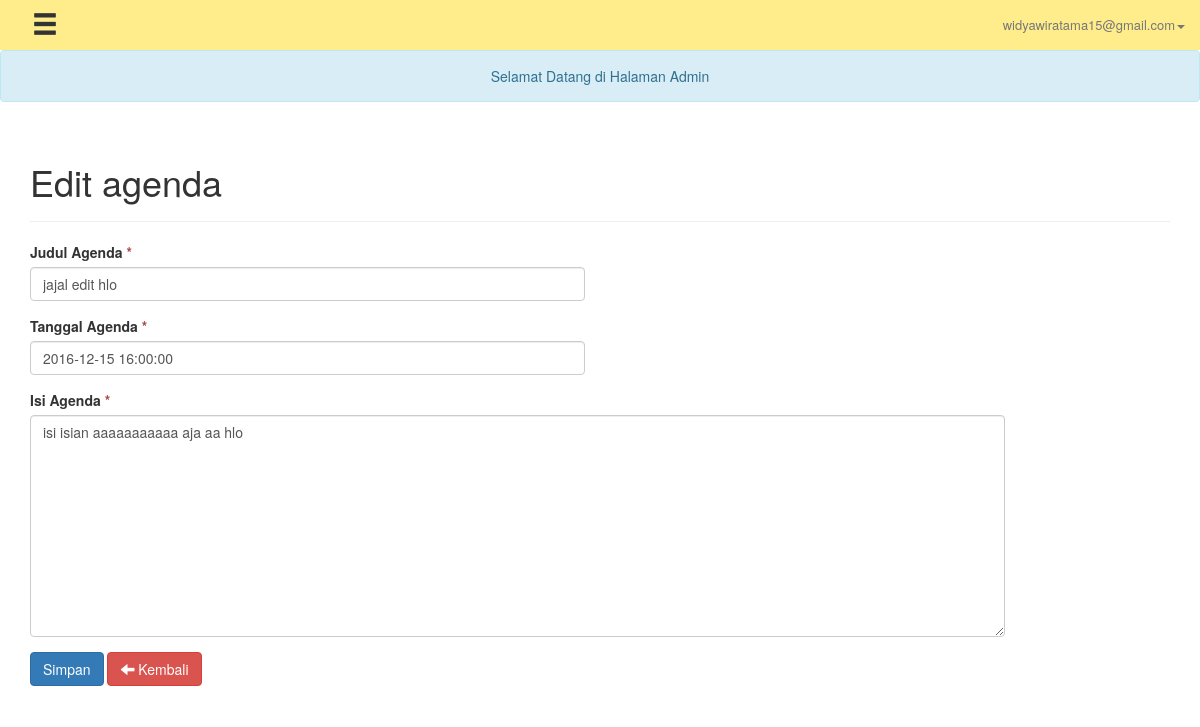
The app's page /admin-agenda-edit.php?id_agenda=11 (signed in) with its own data.
### tables this page shows
CREATE TABLE `akun` (
  `id` int(11) NOT NULL,
  `level` enum('Admin','User') NOT NULL DEFAULT 'User',
  `username` varchar(40) NOT NULL,
  `email` varchar(100) NOT NULL,
  `password` varchar(40) NOT NULL
);

CREATE TABLE `tb_agenda` (
  `id_agenda` int(11) NOT NULL,
  `id` int(11) NOT NULL,
  `judul_agenda` varchar(40) NOT NULL,
  `agenda` text NOT NULL,
  `tgl_agenda` datetime NOT NULL,
  `tgl_post_agenda` datetime NOT NULL
);

### admin-agenda-edit.php (the view, shortened to what this page needs)
<?php
	require_once 'header-admin.php';
	$id_agenda = @$_GET['id_agenda'];
	$stmt = $conn->prepare('SELECT * FROM tb_agenda WHERE id_agenda = :id_agenda');
	$stmt->execute([
		':id_agenda'=>$id_agenda
	]);
	$user = $stmt->fetch(PDO::FETCH_LAZY);
?>
<div class="container">
	<div class="page-header">
    <h1>Edit agenda</h1>
	</div>
	<div class="row">
		<div class="col-sm-6">
			<form method="POST">
				<div class="form-group">
				    <label>Judul Agenda <span class="text-danger">*</span></label>
				    <input class="form-control" type="text" name="judul_agenda" value="<?php echo $user->judul_agenda;?>"/ autofocus required>
				</div>
				<div class="form-group">
				    <label>Tanggal Agenda <span class="text-danger">*</span></label>
				    <input type="text" class="form-control" name="tgl_agenda" id="datetimepicker_dark" value="<?php echo $user->tgl_agenda;?>"/ autofocus required>
				</div>
				<div class="form-group">
				    <label>Isi Agenda <span class="text-danger">*</span></label>
				    <textarea class="form-control" name="agenda" autofocus required><?php echo $user->agenda;?></textarea>
				</div>
				<input type="submit" name="posting" class="btn btn-primary" value="Simpan">
				<a class="btn btn-danger" href="admin-agenda.php"><span class="glyphicon glyphicon-arrow-left"></span> Kembali</a>
			</form>
		</div>
	</div>
</div>

### header-admin.php (shortened to what this page needs)
<?php
require ('libs/init.php');
require_once ('libs/Connection.php');
$stmt = $conn->prepare('SELECT * FROM akun WHERE id = :id');
$stmt->execute([
	':id'=>$_SESSION['id']
]);
$user = $stmt->fetch(PDO::FETCH_OBJ);
?>
<!DOCTYPE>
<html>
<head>
    <link href="css/bootstrap.min.css" rel="stylesheet">
    <link href="css/css-dashboard.css" rel="stylesheet">
    <link href="css/bootstrap-tagsinput.css" rel="stylesheet">
        <link rel="stylesheet" href="css/jquery.datetimepicker.css">
</head>
<body>
    <nav class="navbar-default">
        <div class="container-fluid">
            <button type="button" class="btn btn-default btn-lg" onclick="openNav()">
            <span class="glyphicon glyphicon-menu-hamburger" aria-hidden="true"></span>
            </button>
            <ul class="nav navbar-nav navbar-right">
                <li class="dropdown">
                  <a href="#" class="dropdown-toggle" data-toggle="dropdown"><?= $user->email?><span class="caret"></span></a>
                </li>
            </ul>
        </div>
    </nav>
    <div>
    </div>

### css/css-dashboard.css (style rules this page uses)
li { background-color: #FFED8B; }
.navbar-nav > li > a { color: #777; font-size: 13px; }
.navbar-default { background-color: #FFED8B; border-color: #e7e7e7; }
textarea.form-control { width: 975px; height: 222px; }
.btn-lg { padding: 10px 16px; font-size: 26px; line-height: 0; border-radius: 6px; }
.btn-default { color: #333; background-color: transparent; border-color: transparent; }

### records on screen
akun: email "widyawiratama15@gmail.com"
tb_agenda: judul_agenda "jajal edit hlo", tgl_agenda "2016-12-15 16:00:00", agenda "isi isian aaaaaaaaaaa aja aa hlo"

### other values on screen
$err "Selamat Datang di Halaman Admin"
